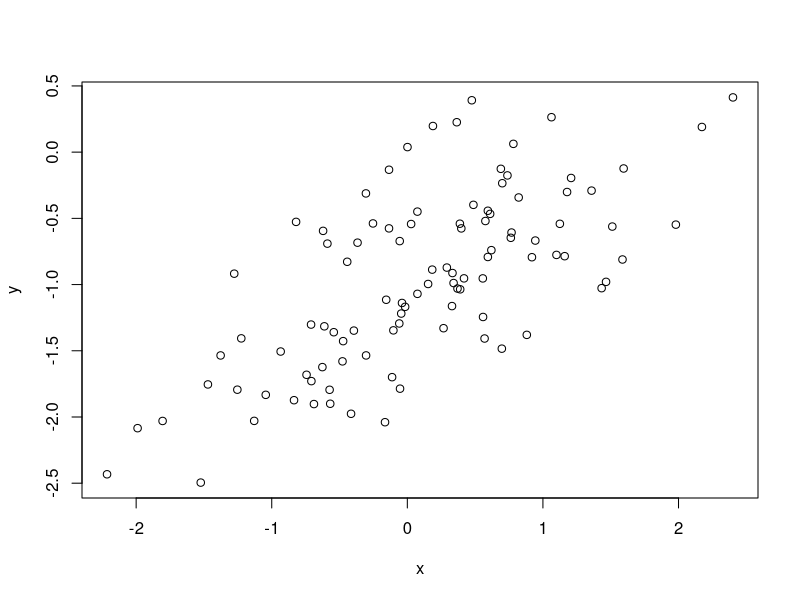

This figure's R source:
## ---- chunk 1
set.seed(1)
## ---- chunk 2
x = rnorm(100, mean=0, sd=1) # mean 0 and sd 1 is the default 
eps = rnorm(100, mean=0, sd=0.25^0.5) # var 0.25 => sd sqrt(0.25)
y = -1 + 0.5 * x + eps
## ---- chunk 3
plot(x, y)
## ---- chunk 4
lm.y_fit = lm(y~x)
summary(lm.y_fit)
